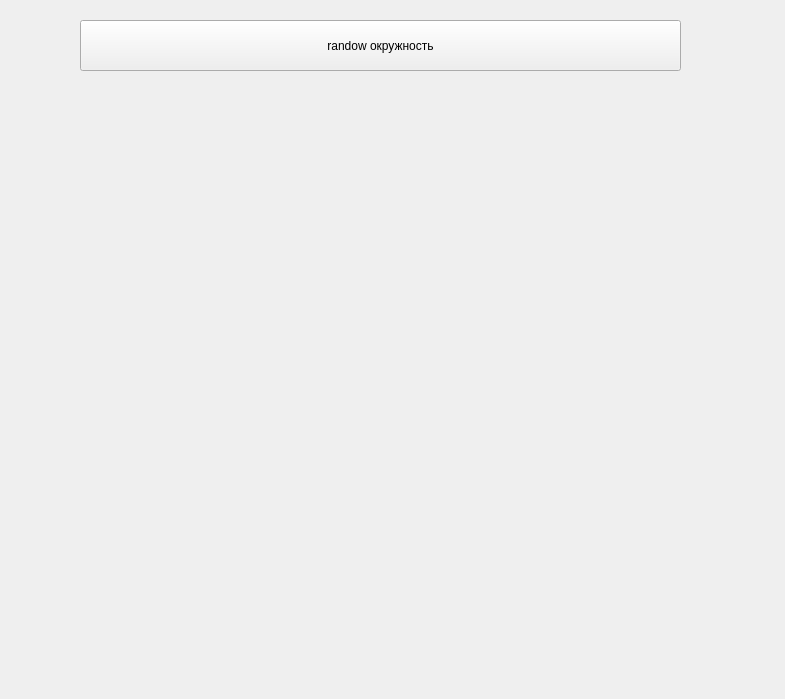
<?xml version="1.0" encoding="UTF-8"?>
<ui version="4.0">
 <class>Form</class>
 <widget class="QWidget" name="Form">
  <property name="geometry">
   <rect>
    <x>0</x>
    <y>0</y>
    <width>785</width>
    <height>699</height>
   </rect>
  </property>
  <property name="windowTitle">
   <string>Form</string>
  </property>
  <widget class="QPushButton" name="pushButton">
   <property name="geometry">
    <rect>
     <x>80</x>
     <y>20</y>
     <width>601</width>
     <height>51</height>
    </rect>
   </property>
   <property name="text">
    <string>randow окружность</string>
   </property>
  </widget>
 </widget>
 <resources/>
 <connections/>
</ui>
